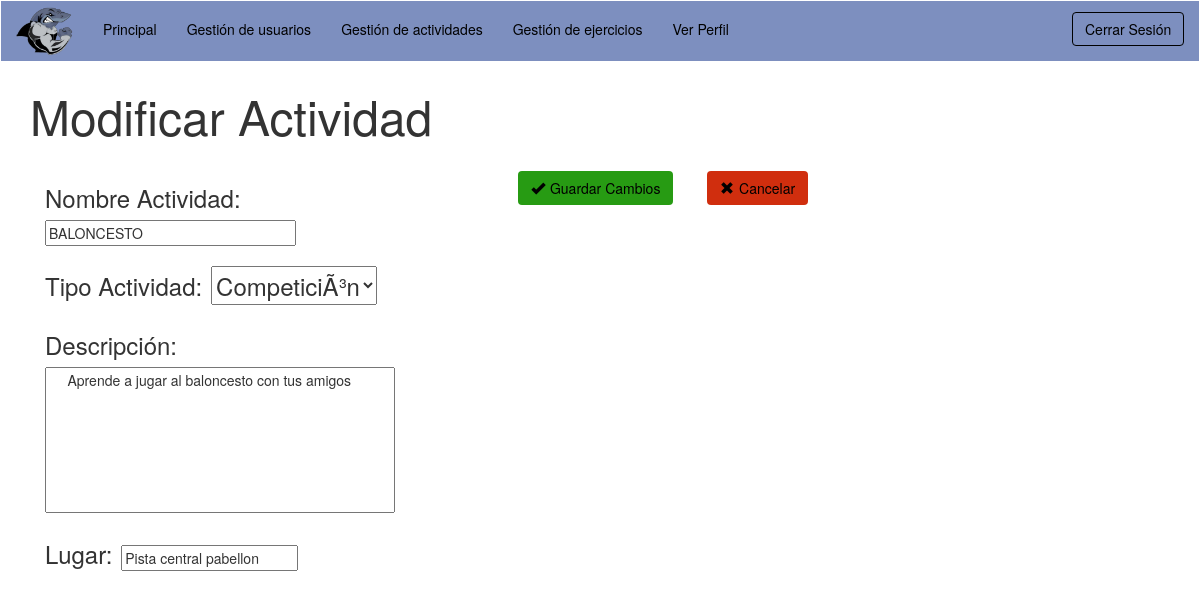
The app's page /vistas/v_modificarActividad.php?id=1 (signed in) with its own data.
### tables this page shows
CREATE TABLE `actividad` (
  `idActividad` int(11) NOT NULL,
  `tipo` varchar(45) DEFAULT NULL,
  `descripcion` varchar(200) DEFAULT NULL,
  `lugar` varchar(45) DEFAULT NULL,
  `nombre` varchar(45) NOT NULL
);

### modelos/m_gestionarActividades.php (called while the page is built, shortened)
<?php
  require_once '../controladores/c_actividad.php';
  class m_gestionarActividades{
    public function getDatosActividad($id)
    {
      $bd = conexion_BD();
      $r = $bd->query("SELECT * FROM actividad WHERE idActividad='".$id."'");
      mysqli_data_seek ($r, 0);
      $extraido= mysqli_fetch_array($r);
      return $extraido;
    }
}
  ?>

### controladores/c_actividad.php (called while the page is built, shortened)
<?php
require_once '../modelos/m_gestionarActividades.php';
class c_actividad
{
  public static function devolverActividad($id)
  {
    $modelo_gestionarActividades = new m_gestionarActividades();
    if($modelo_gestionarActividades->comprobarActividad($id))
    {
    return $modelo_gestionarActividades->getDatosActividad($id);
   }
  }
}
?>

### vistas/v_modificarActividad.php (the view, shortened to what this page needs)
<?php
  require_once '../controladores/c_actividad.php';
  $idActividad = $_GET['id'];
  $result = c_actividad::devolverActividad($idActividad);
  if(isset($_SESSION['userID'])  && $_SESSION['connected'] == true && $_SESSION['userType'] == 'Administrador')
      {
?>
<!DOCTYPE html>
<html lang="en">
  <head>
    <link href="../css/bootstrap.min.css" rel="stylesheet">
    <link href="../css/navbar2.css" rel="stylesheet">
    <link href="../css/botonesGestionar.css" rel="stylesheet">
  </head>
  <body>
    <header>
      <nav class="navbar navbar-default1">
      <div class="container-fluid">
        <div class="navbar-header">
          <a class="navbar-brand" href="v_administrador.php"><img src="../images/navbar-footer/tiburonlogo.png" style="margin-top:-10px;"></img></a>
        </div>
          <div class="collapse navbar-collapse" id="bs-example-navbar-collapse-1" style="margin-top: 3px;">
          <ul class="nav navbar-nav">
            <li><a href="../vistas/v_administrador.php">Principal</a></li>
            <li><a href="../vistas/v_gestionarUsuarios.php">Gestión de usuarios</a></li>
            <li><a href="../vistas/v_gestionarActividades.php">Gestión de actividades</a></li>
            <li><a href="../vistas/v_gestionarEjercicios.php">Gestión de ejercicios</a></li>
            <li><a href="../vistas/v_verPerfil.php">Ver Perfil</a></li>
          </ul>
    <ul class="nav navbar-nav navbar-right">
      <div class="form-group">
        <button id="modalButton" type="button" class="btn btn-default1" data-toggle="modal" data-target=".bs-example-modal-sm" style="margin-left: 10px;">Cerrar Sesi&oacuten</button>
      </div>
    </ul>
</nav>
    </header>
    <div class="container">
      <p style="font-size: -webkit-xxx-large; ">Modificar Actividad</p>
       <form id="contact_form" action="../controladores/c_actividad.php?var=2#" method="post" enctype="multipart/form-data" style="margin-right:5px;">
        <div class="col-xs-12  col-sm-5  col-md-5  col-lg-5">
        <div>
          <br />
          <label for="nombreA" style="margin-right:5px; font-weight:normal; font-size: x-large;">Nombre Actividad:</label>
          <input  value="<?php echo $result['nombre']?>" name="actualizarnombre" type="text" size="30" required=""/>
        </div>
        <div>
          <br />
          <label for="tipo" style="margin-right:5px; font-weight:normal; font-size: x-large;">Tipo Actividad:</label>
          <select name="actualizartipo" style="font-weight:normal; font-size: x-large;" required="">
			     <option><?php echo $result['tipo']; ?></option>
          </select>
        </div>
        <div>
          <br />
          <label for="descripcion" style="margin-right :5px; font-weight:normal; font-size: x-large;">Descripci&oacuten:</label><br />
          <textarea name="actualizardescrip" rows="7" cols="44" required=""> <?php echo $result['descripcion']; ?> </textarea>
        </div>
        <div>
          <br />
          <label for="lugar" style="margin-right:5px; font-weight:normal; font-size: x-large;">Lugar:</label>
          <input type="text" name="actualizarlugar" value="<?php echo $result['lugar'];?>" required=""></input>
        </div>
        </div>
        <div class="btn-group col-xs-12 col-sm-4 col-md-4 col-lg-2" role="group" style="margin-top: 10px; margin-bottom: 15px;">
          <a href="v_verActividad.php?id=<?php echo $result['idActividad'] ;?>" style="text-decoration: none;"><button type="submit" class="btn btn-default3" id="botonGuardarCambios" name="submit" style="background-color: #279B13; color: black;"><span class="glyphicon glyphicon-ok" style="margin-right: 5px;"></span>Guardar Cambios</button></a>
        </div>
        <div class="btn-group col-xs-6 col-sm-4 col-md-4 col-lg-2" role="group" style="margin-top: 10px; margin-bottom: 15px;">
          <a href="v_verActividad.php?id=<?php echo $result['idActividad'] ;?>" style="text-decoration: none;"><button type="button" class="btn btn-default2" id="botonEliminar"><span class="glyphicon glyphicon-remove" style="margin-right: 5px;"></span>Cancelar</button></a>
        </div>
        </form>
       </div>
  </body>
</html>
<?php
}
?>

### css/navbar2.css (style rules this page uses)
.container-fluid, #ulDrop { background-color: #7d8fbf; color: black; }
a { color: black; }
#modalButton { margin-top: 8px; color: 7d8fbf; border-color:black; }
button.btn.btn-default1 { display: inline-block; vertical-align: middle; -webkit-transform: perspective(1px) translateZ(0); transform: perspective(1px) translateZ(0); box-shadow: 0 0 1px transparent; position: relative; overflow: hidden; background-color: transparent; border-style: solid; border-color: black; }
button.btn.btn-default1:before { content: ""; position: absolute; z-index: -1; left: 0; right: 100%; top: 0; background: #FFF; height: 4px; -webkit-transition-property: right; transition-property: right; -webkit-transition-duration: 0.3s; transition-duration: 0.3s; -webkit-transition-timing-function: ease-out; transition-timing-function: ease-out; }
textarea { resize:none; }

### css/botonesGestionar.css (style rules this page uses)
#botonEliminar { background-color: #D02E0E; color: black; }
#botonGuardarCambios { background-color: #279B13; color: black; }

### records on screen
actividad: actualizarnombre "BALONCESTO", actualizartipo "CompeticiÃ³n", actualizardescrip "Aprende a jugar al baloncesto con tus amigos", actualizarlugar "Pista central pabellon"
